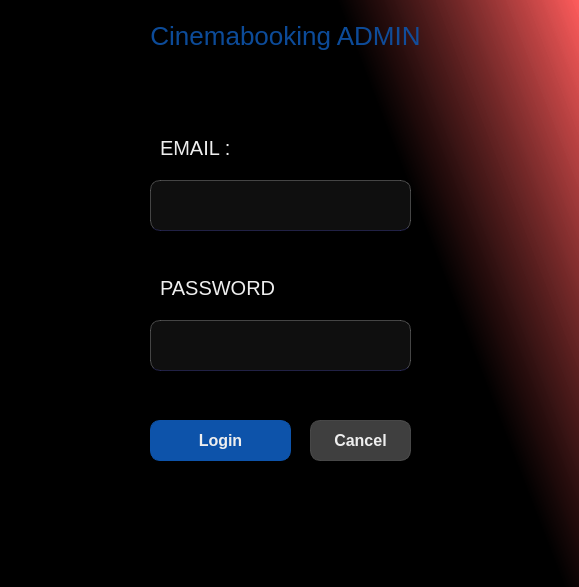
<?xml version="1.0" encoding="UTF-8"?>
<ui version="4.0">
 <author>wissem</author>
 <class>page</class>
 <widget class="QWidget" name="page">
  <property name="geometry">
   <rect>
    <x>0</x>
    <y>0</y>
    <width>579</width>
    <height>587</height>
   </rect>
  </property>
  <property name="windowTitle">
   <string>Form</string>
  </property>
  <property name="styleSheet">
   <string notr="true">QWidget {
	color: #EEE;
}

#page {
	background-color: qlineargradient(spread:pad, x1:0.637, y1:0.142364, x2:1, y2:0, stop:0 rgba(0, 0, 0, 255), stop:1 rgba(255, 86, 86, 207));
}

#title {
	font-size: 26px;
	color: rgba(13, 83, 170, 0.9);
}

#error {
	color: rgba(255, 0, 0, 0.8);
}

QLabel {
	font-size: 20px;
}

QLineEdit {
	border-radius: 10px;
	background-color: rgba(20, 20, 20, 0.75);
	padding: 5px 10px;
	border:  1px solid rgba(255, 255, 255, 0.25);
	border-bottom-color: rgba(110, 110, 255, 0.25);
	font-size: 16px;
}
QLineEdit:focus {
	border-bottom-color: #0d53aa;
}

QPushButton {
	border-radius: 10px;
	padding: 5px 10px;
	border: 1px solid #0d53aa ;
	background-color: #0d53aa; 
	font-weight: 900;
	font-size: 16px;
}
QPushButton:hover {
	background-color: red; 
	border-color: red;
}

#cancel_btn {
	border-color: rgba(84, 84, 84, 0.75);
	background-color: rgba(84, 84, 84, 0.75);
}</string>
  </property>
  <widget class="QLineEdit" name="email">
   <property name="geometry">
    <rect>
     <x>150</x>
     <y>180</y>
     <width>261</width>
     <height>51</height>
    </rect>
   </property>
  </widget>
  <widget class="QLineEdit" name="pwd">
   <property name="geometry">
    <rect>
     <x>150</x>
     <y>320</y>
     <width>261</width>
     <height>51</height>
    </rect>
   </property>
  </widget>
  <widget class="QPushButton" name="login_btn">
   <property name="geometry">
    <rect>
     <x>150</x>
     <y>420</y>
     <width>141</width>
     <height>41</height>
    </rect>
   </property>
   <property name="text">
    <string>Login</string>
   </property>
  </widget>
  <widget class="QPushButton" name="cancel_btn">
   <property name="geometry">
    <rect>
     <x>310</x>
     <y>420</y>
     <width>101</width>
     <height>41</height>
    </rect>
   </property>
   <property name="text">
    <string>Cancel</string>
   </property>
  </widget>
  <widget class="QLabel" name="label">
   <property name="geometry">
    <rect>
     <x>160</x>
     <y>140</y>
     <width>101</width>
     <height>16</height>
    </rect>
   </property>
   <property name="text">
    <string>EMAIL :</string>
   </property>
  </widget>
  <widget class="QLabel" name="label_2">
   <property name="geometry">
    <rect>
     <x>160</x>
     <y>280</y>
     <width>121</width>
     <height>16</height>
    </rect>
   </property>
   <property name="text">
    <string>PASSWORD :</string>
   </property>
  </widget>
  <widget class="QLabel" name="title">
   <property name="geometry">
    <rect>
     <x>20</x>
     <y>10</y>
     <width>531</width>
     <height>51</height>
    </rect>
   </property>
   <property name="text">
    <string>Cinemabooking ADMIN</string>
   </property>
   <property name="alignment">
    <set>Qt::AlignCenter</set>
   </property>
  </widget>
  <widget class="QLabel" name="error">
   <property name="geometry">
    <rect>
     <x>154</x>
     <y>89</y>
     <width>261</width>
     <height>31</height>
    </rect>
   </property>
   <property name="text">
    <string/>
   </property>
   <property name="alignment">
    <set>Qt::AlignCenter</set>
   </property>
  </widget>
 </widget>
 <tabstops>
  <tabstop>email</tabstop>
  <tabstop>pwd</tabstop>
  <tabstop>login_btn</tabstop>
  <tabstop>cancel_btn</tabstop>
 </tabstops>
 <resources/>
 <connections/>
</ui>
